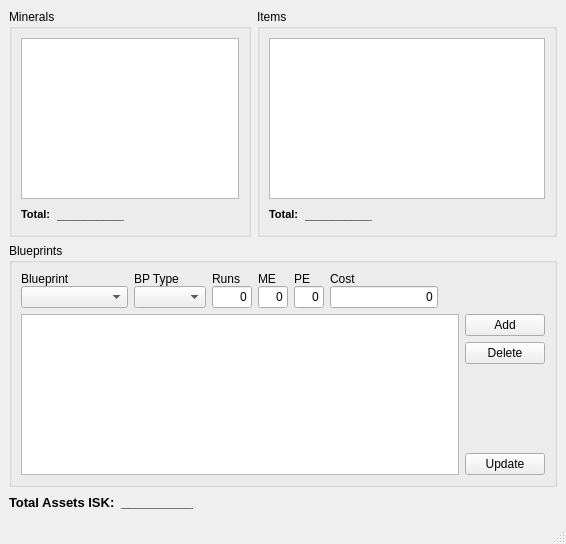
<ui version="4.0" >
 <class>Assets</class>
 <widget class="QMainWindow" name="Assets" >
  <property name="geometry" >
   <rect>
    <x>0</x>
    <y>0</y>
    <width>566</width>
    <height>544</height>
   </rect>
  </property>
  <property name="windowTitle" >
   <string>Assets</string>
  </property>
  <widget class="QWidget" name="centralwidget" >
   <layout class="QVBoxLayout" >
    <property name="margin" >
     <number>9</number>
    </property>
    <property name="spacing" >
     <number>6</number>
    </property>
    <item>
     <layout class="QHBoxLayout" >
      <property name="margin" >
       <number>0</number>
      </property>
      <property name="spacing" >
       <number>6</number>
      </property>
      <item>
       <widget class="QGroupBox" name="groupBox_2" >
        <property name="title" >
         <string>Minerals</string>
        </property>
        <layout class="QVBoxLayout" >
         <property name="margin" >
          <number>9</number>
         </property>
         <property name="spacing" >
          <number>6</number>
         </property>
         <item>
          <widget class="QTableWidget" name="mineralTable" >
           <property name="verticalScrollBarPolicy" >
            <enum>Qt::ScrollBarAsNeeded</enum>
           </property>
           <property name="horizontalScrollBarPolicy" >
            <enum>Qt::ScrollBarAlwaysOff</enum>
           </property>
           <property name="editTriggers" >
            <set>QAbstractItemView::NoEditTriggers</set>
           </property>
           <property name="selectionBehavior" >
            <enum>QAbstractItemView::SelectRows</enum>
           </property>
          </widget>
         </item>
         <item>
          <layout class="QHBoxLayout" >
           <property name="margin" >
            <number>0</number>
           </property>
           <property name="spacing" >
            <number>6</number>
           </property>
           <item>
            <widget class="QLabel" name="label" >
             <property name="text" >
              <string>&lt;html>&lt;head>&lt;meta name="qrichtext" content="1" />&lt;/head>&lt;body style=" white-space: pre-wrap; font-family:MS Shell Dlg 2; font-size:8.25pt; font-weight:400; font-style:normal; text-decoration:none;">&lt;p style=" margin-top:0px; margin-bottom:0px; margin-left:0px; margin-right:0px; -qt-block-indent:0; text-indent:0px;">&lt;span style=" font-size:8pt; font-weight:600;">Total:&lt;/span>&lt;/p>&lt;/body>&lt;/html></string>
             </property>
            </widget>
           </item>
           <item>
            <widget class="QLabel" name="mineralISK" >
             <property name="text" >
              <string>&lt;html>&lt;head>&lt;meta name="qrichtext" content="1" />&lt;/head>&lt;body style=" white-space: pre-wrap; font-family:MS Shell Dlg 2; font-size:8.25pt; font-weight:400; font-style:normal; text-decoration:none;">&lt;p style=" margin-top:0px; margin-bottom:0px; margin-left:0px; margin-right:0px; -qt-block-indent:0; text-indent:0px;">&lt;span style=" font-size:9pt; font-weight:600;">__________&lt;/span>&lt;/p>&lt;/body>&lt;/html></string>
             </property>
            </widget>
           </item>
           <item>
            <spacer>
             <property name="orientation" >
              <enum>Qt::Horizontal</enum>
             </property>
             <property name="sizeHint" >
              <size>
               <width>40</width>
               <height>20</height>
              </size>
             </property>
            </spacer>
           </item>
          </layout>
         </item>
        </layout>
       </widget>
      </item>
      <item>
       <widget class="QGroupBox" name="groupBox" >
        <property name="minimumSize" >
         <size>
          <width>300</width>
          <height>0</height>
         </size>
        </property>
        <property name="title" >
         <string>Items</string>
        </property>
        <layout class="QVBoxLayout" >
         <property name="margin" >
          <number>9</number>
         </property>
         <property name="spacing" >
          <number>6</number>
         </property>
         <item>
          <widget class="QTableWidget" name="itemTable" >
           <property name="editTriggers" >
            <set>QAbstractItemView::NoEditTriggers</set>
           </property>
           <property name="selectionBehavior" >
            <enum>QAbstractItemView::SelectRows</enum>
           </property>
          </widget>
         </item>
         <item>
          <layout class="QHBoxLayout" >
           <property name="margin" >
            <number>0</number>
           </property>
           <property name="spacing" >
            <number>6</number>
           </property>
           <item>
            <widget class="QLabel" name="label_3" >
             <property name="text" >
              <string>&lt;html>&lt;head>&lt;meta name="qrichtext" content="1" />&lt;/head>&lt;body style=" white-space: pre-wrap; font-family:MS Shell Dlg 2; font-size:8.25pt; font-weight:400; font-style:normal; text-decoration:none;">&lt;p style=" margin-top:0px; margin-bottom:0px; margin-left:0px; margin-right:0px; -qt-block-indent:0; text-indent:0px;">&lt;span style=" font-size:8pt; font-weight:600;">Total:&lt;/span>&lt;/p>&lt;/body>&lt;/html></string>
             </property>
            </widget>
           </item>
           <item>
            <widget class="QLabel" name="itemsISK" >
             <property name="text" >
              <string>&lt;html>&lt;head>&lt;meta name="qrichtext" content="1" />&lt;/head>&lt;body style=" white-space: pre-wrap; font-family:MS Shell Dlg 2; font-size:8.25pt; font-weight:400; font-style:normal; text-decoration:none;">&lt;p style=" margin-top:0px; margin-bottom:0px; margin-left:0px; margin-right:0px; -qt-block-indent:0; text-indent:0px;">&lt;span style=" font-size:9pt; font-weight:600;">__________&lt;/span>&lt;/p>&lt;/body>&lt;/html></string>
             </property>
            </widget>
           </item>
           <item>
            <spacer>
             <property name="orientation" >
              <enum>Qt::Horizontal</enum>
             </property>
             <property name="sizeHint" >
              <size>
               <width>40</width>
               <height>20</height>
              </size>
             </property>
            </spacer>
           </item>
          </layout>
         </item>
        </layout>
       </widget>
      </item>
     </layout>
    </item>
    <item>
     <widget class="QGroupBox" name="groupBox_3" >
      <property name="title" >
       <string>Blueprints</string>
      </property>
      <layout class="QVBoxLayout" >
       <property name="margin" >
        <number>9</number>
       </property>
       <property name="spacing" >
        <number>6</number>
       </property>
       <item>
        <layout class="QHBoxLayout" >
         <property name="margin" >
          <number>0</number>
         </property>
         <property name="spacing" >
          <number>6</number>
         </property>
         <item>
          <layout class="QVBoxLayout" >
           <property name="margin" >
            <number>0</number>
           </property>
           <property name="spacing" >
            <number>0</number>
           </property>
           <item>
            <widget class="QLabel" name="label_4" >
             <property name="text" >
              <string>Blueprint</string>
             </property>
            </widget>
           </item>
           <item>
            <widget class="QComboBox" name="itemCombo" >
             <property name="sizePolicy" >
              <sizepolicy>
               <hsizetype>7</hsizetype>
               <vsizetype>0</vsizetype>
               <horstretch>0</horstretch>
               <verstretch>0</verstretch>
              </sizepolicy>
             </property>
            </widget>
           </item>
          </layout>
         </item>
         <item>
          <layout class="QVBoxLayout" >
           <property name="margin" >
            <number>0</number>
           </property>
           <property name="spacing" >
            <number>0</number>
           </property>
           <item>
            <widget class="QLabel" name="label_5" >
             <property name="text" >
              <string>BP Type</string>
             </property>
            </widget>
           </item>
           <item>
            <widget class="QComboBox" name="typeCombo" />
           </item>
          </layout>
         </item>
         <item>
          <layout class="QVBoxLayout" >
           <property name="margin" >
            <number>0</number>
           </property>
           <property name="spacing" >
            <number>0</number>
           </property>
           <item>
            <widget class="QLabel" name="label_6" >
             <property name="text" >
              <string>Runs</string>
             </property>
            </widget>
           </item>
           <item>
            <widget class="QLineEdit" name="runs" >
             <property name="sizePolicy" >
              <sizepolicy>
               <hsizetype>13</hsizetype>
               <vsizetype>0</vsizetype>
               <horstretch>0</horstretch>
               <verstretch>0</verstretch>
              </sizepolicy>
             </property>
             <property name="minimumSize" >
              <size>
               <width>40</width>
               <height>0</height>
              </size>
             </property>
             <property name="text" >
              <string>0</string>
             </property>
             <property name="alignment" >
              <set>Qt::AlignRight</set>
             </property>
            </widget>
           </item>
          </layout>
         </item>
         <item>
          <layout class="QVBoxLayout" >
           <property name="margin" >
            <number>0</number>
           </property>
           <property name="spacing" >
            <number>0</number>
           </property>
           <item>
            <widget class="QLabel" name="label_7" >
             <property name="text" >
              <string>ME</string>
             </property>
            </widget>
           </item>
           <item>
            <widget class="QLineEdit" name="me" >
             <property name="sizePolicy" >
              <sizepolicy>
               <hsizetype>13</hsizetype>
               <vsizetype>0</vsizetype>
               <horstretch>0</horstretch>
               <verstretch>0</verstretch>
              </sizepolicy>
             </property>
             <property name="minimumSize" >
              <size>
               <width>30</width>
               <height>0</height>
              </size>
             </property>
             <property name="text" >
              <string>0</string>
             </property>
             <property name="alignment" >
              <set>Qt::AlignRight</set>
             </property>
            </widget>
           </item>
          </layout>
         </item>
         <item>
          <layout class="QVBoxLayout" >
           <property name="margin" >
            <number>0</number>
           </property>
           <property name="spacing" >
            <number>0</number>
           </property>
           <item>
            <widget class="QLabel" name="label_8" >
             <property name="text" >
              <string>PE</string>
             </property>
            </widget>
           </item>
           <item>
            <widget class="QLineEdit" name="pe" >
             <property name="sizePolicy" >
              <sizepolicy>
               <hsizetype>13</hsizetype>
               <vsizetype>0</vsizetype>
               <horstretch>0</horstretch>
               <verstretch>0</verstretch>
              </sizepolicy>
             </property>
             <property name="minimumSize" >
              <size>
               <width>30</width>
               <height>0</height>
              </size>
             </property>
             <property name="text" >
              <string>0</string>
             </property>
             <property name="alignment" >
              <set>Qt::AlignRight</set>
             </property>
            </widget>
           </item>
          </layout>
         </item>
         <item>
          <layout class="QVBoxLayout" >
           <property name="margin" >
            <number>0</number>
           </property>
           <property name="spacing" >
            <number>0</number>
           </property>
           <item>
            <widget class="QLabel" name="label_9" >
             <property name="text" >
              <string>Cost</string>
             </property>
            </widget>
           </item>
           <item>
            <widget class="QLineEdit" name="cost" >
             <property name="sizePolicy" >
              <sizepolicy>
               <hsizetype>1</hsizetype>
               <vsizetype>0</vsizetype>
               <horstretch>0</horstretch>
               <verstretch>0</verstretch>
              </sizepolicy>
             </property>
             <property name="text" >
              <string>0</string>
             </property>
             <property name="alignment" >
              <set>Qt::AlignRight</set>
             </property>
            </widget>
           </item>
          </layout>
         </item>
         <item>
          <spacer>
           <property name="orientation" >
            <enum>Qt::Horizontal</enum>
           </property>
           <property name="sizeHint" >
            <size>
             <width>40</width>
             <height>20</height>
            </size>
           </property>
          </spacer>
         </item>
        </layout>
       </item>
       <item>
        <layout class="QHBoxLayout" >
         <property name="margin" >
          <number>0</number>
         </property>
         <property name="spacing" >
          <number>6</number>
         </property>
         <item>
          <widget class="QTableWidget" name="BPtable" >
           <property name="statusTip" >
            <string>Click to load data into the edit fields.</string>
           </property>
           <property name="editTriggers" >
            <set>QAbstractItemView::NoEditTriggers</set>
           </property>
           <property name="selectionBehavior" >
            <enum>QAbstractItemView::SelectRows</enum>
           </property>
          </widget>
         </item>
         <item>
          <layout class="QVBoxLayout" >
           <property name="margin" >
            <number>0</number>
           </property>
           <property name="spacing" >
            <number>6</number>
           </property>
           <item>
            <widget class="QPushButton" name="addButton" >
             <property name="statusTip" >
              <string>Add new BP</string>
             </property>
             <property name="text" >
              <string>Add</string>
             </property>
            </widget>
           </item>
           <item>
            <widget class="QPushButton" name="delButton" >
             <property name="statusTip" >
              <string>Delete selected BP</string>
             </property>
             <property name="text" >
              <string>Delete</string>
             </property>
            </widget>
           </item>
           <item>
            <spacer>
             <property name="orientation" >
              <enum>Qt::Vertical</enum>
             </property>
             <property name="sizeHint" >
              <size>
               <width>20</width>
               <height>40</height>
              </size>
             </property>
            </spacer>
           </item>
           <item>
            <widget class="QPushButton" name="updButton" >
             <property name="statusTip" >
              <string>Update selected blueprint data</string>
             </property>
             <property name="text" >
              <string>Update</string>
             </property>
            </widget>
           </item>
          </layout>
         </item>
        </layout>
       </item>
      </layout>
     </widget>
    </item>
    <item>
     <layout class="QHBoxLayout" >
      <property name="margin" >
       <number>0</number>
      </property>
      <property name="spacing" >
       <number>6</number>
      </property>
      <item>
       <widget class="QLabel" name="label_2" >
        <property name="text" >
         <string>&lt;html>&lt;head>&lt;meta name="qrichtext" content="1" />&lt;/head>&lt;body style=" white-space: pre-wrap; font-family:MS Shell Dlg 2; font-size:8.25pt; font-weight:400; font-style:normal; text-decoration:none;">&lt;p style=" margin-top:0px; margin-bottom:0px; margin-left:0px; margin-right:0px; -qt-block-indent:0; text-indent:0px;">&lt;span style=" font-size:10pt; font-weight:600;">Total Assets ISK:&lt;/span>&lt;/p>&lt;/body>&lt;/html></string>
        </property>
       </widget>
      </item>
      <item>
       <widget class="QLabel" name="total" >
        <property name="font" >
         <font>
          <family>MS Shell Dlg 2</family>
          <pointsize>10</pointsize>
          <weight>75</weight>
          <italic>false</italic>
          <bold>true</bold>
          <underline>false</underline>
          <strikeout>false</strikeout>
         </font>
        </property>
        <property name="text" >
         <string>&lt;html>&lt;head>&lt;meta name="qrichtext" content="1" />&lt;/head>&lt;body style=" white-space: pre-wrap; font-family:MS Shell Dlg 2; font-size:8.25pt; font-weight:400; font-style:normal; text-decoration:none;">&lt;p style=" margin-top:0px; margin-bottom:0px; margin-left:0px; margin-right:0px; -qt-block-indent:0; text-indent:0px; font-size:8pt;">&lt;span style=" font-size:10pt; font-weight:600;">__________&lt;/span>&lt;/p>&lt;/body>&lt;/html></string>
        </property>
       </widget>
      </item>
      <item>
       <spacer>
        <property name="orientation" >
         <enum>Qt::Horizontal</enum>
        </property>
        <property name="sizeHint" >
         <size>
          <width>40</width>
          <height>20</height>
         </size>
        </property>
       </spacer>
      </item>
     </layout>
    </item>
   </layout>
  </widget>
  <widget class="QMenuBar" name="menubar" >
   <property name="geometry" >
    <rect>
     <x>0</x>
     <y>0</y>
     <width>566</width>
     <height>21</height>
    </rect>
   </property>
  </widget>
  <widget class="QStatusBar" name="statusbar" />
 </widget>
 <tabstops>
  <tabstop>mineralTable</tabstop>
  <tabstop>itemTable</tabstop>
  <tabstop>itemCombo</tabstop>
  <tabstop>typeCombo</tabstop>
  <tabstop>runs</tabstop>
  <tabstop>me</tabstop>
  <tabstop>pe</tabstop>
  <tabstop>cost</tabstop>
  <tabstop>BPtable</tabstop>
  <tabstop>addButton</tabstop>
  <tabstop>delButton</tabstop>
  <tabstop>updButton</tabstop>
 </tabstops>
 <resources/>
 <connections/>
</ui>
